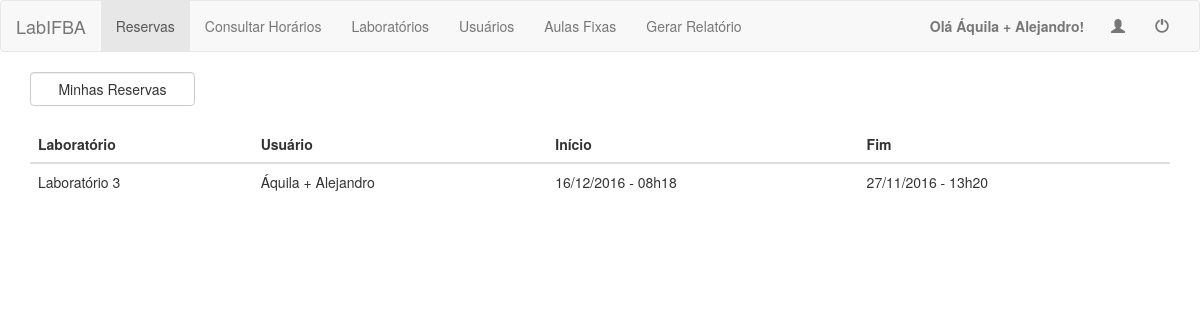
Screenshot of /?page=home (signed in) with the database file from the repository.
### tables this page shows
CREATE TABLE IF NOT EXISTS `reservas` (
`idReserva` int(10) unsigned NOT NULL,
  `DtHrInicio` datetime NOT NULL,
  `Usuario` varchar(30) NOT NULL,
  `Laboratorio` int(5) NOT NULL,
  `AulaFixa` tinyint(1) NOT NULL,
  `DtHrFim` datetime NOT NULL,
  `Disciplina` varchar(100) DEFAULT NULL
);

CREATE TABLE IF NOT EXISTS `laboratorios` (
`CodLab` int(5) NOT NULL,
  `Nome` varchar(50) NOT NULL,
  `QtdeComputadores` int(5) unsigned DEFAULT NULL,
  `Lotacao` int(5) unsigned DEFAULT NULL
);

CREATE TABLE IF NOT EXISTS `usuarios` (
  `Login` varchar(30) NOT NULL,
  `Nome` varchar(80) NOT NULL,
  `Senha` char(40) NOT NULL DEFAULT '',
  `Email` varchar(45) DEFAULT NULL,
  `PerfilUsuario` int(1) unsigned NOT NULL
);

### resources/php/reservas.php (the view, shortened to what this page needs)
<?php
include "connect.php";
$link = mysqli_connect($host, $user, $password, $database);
mysqli_query($link, "SET NAMES utf8");
?>
<?php
if($_SESSION["perf"] > 1){ ?>
<div class="col-lg-2 smaller-margin-bottom">
    <form action="?page=reservas&lesmiennes=true" method="post">
        <button class="btn btn-default form-control">Minhas Reservas</button>
    </form>
</div>
    <?php }
        ?>
        <?php
if((!isset($_GET["lesmiennes"])) || $_GET["lesmiennes"] != true){
    $query = "SELECT Usuario, Login, laboratorios.Nome AS lNome, usuarios.Nome AS uNome, Laboratorio, DtHrInicio, DtHrFim, AulaFixa FROM reservas, usuarios, laboratorios WHERE usuarios.Login = reservas.Usuario AND CodLab = Laboratorio ".(($_SESSION["perf"] < 1) ? "AND DtHrInicio BETWEEN TIMESTAMP(DATE(NOW())) AND (DATE_ADD(TIMESTAMP(DATE(NOW())), INTERVAL 1 DAY) - INTERVAL 1 SECOND)" : "AND DATEDIFF(TIMESTAMP(DATE(DtHrInicio)),TIMESTAMP(DATE(NOW()))) >= 0")." ORDER BY lNome, DtHrInicio";
    $result = mysqli_query($link, $query);
    if(mysqli_num_rows($result) <= 0){
        echo "<div class=\"alert alert-warning col-lg-12 text-center\">Não há reservas cadastradas ".($_SESSION["perf"] < 1 ? " para hoje" : "")."</div>";
    }
    else {
        ?>
        <div class="col-lg-12">
            <table class="table" title="Minhas Reservas">
                <thead>
                <th>Laboratório</th>
                <th>Usuário</th>
                <th>Início</th>
                <th>Fim</th>
                </thead>
                <tbody>
                <?php
                while ($row = mysqli_fetch_array($result)) {
                    ?>
                    <tr>
                        <?php if($_SESSION["perf"] == 1){?>
                            <?php if ($_SESSION["login"] == $row["Login"]){ ?>
                            <td><?php echo $row["lNome"]; ?></td>
                            <td><?php echo $row["uNome"]; ?></td>
                            <td><?php echo date("d\/m\/Y - H\hi", strtotime($row["DtHrInicio"])); ?></td>
                            <td><?php echo date("d\/m\/Y - H\hi", strtotime($row["DtHrFim"])); ?></td>
                        <?php }}
                        else{ ?>
                            <td><?php echo $row["lNome"]; ?></td>
                            <td><?php echo $row["uNome"]; ?></td>
                            <td><?php echo date("d\/m\/Y - H\hi", strtotime($row["DtHrInicio"])); ?></td>
                            <td><?php echo date("d\/m\/Y - H\hi", strtotime($row["DtHrFim"])); ?></td>
                        <?php }
                        ?>
                    </tr>
                    <?php
                }
                ?>
                </tbody>
            </table>
        </div>
        <?php
    }}
    ?>

### resources/css/styles.css (style rules this page uses)
.smaller-margin-bottom { margin-bottom: 20px; }

### rows the page displays
reservas: Laboratorio.Nome "Laboratório 3", usuarios.Nome "Áquila + Alejandro", DtHrInicio "16/12/2016 - 08h18", DtHrFim "27/11/2016 - 13h20"

### other values shown
$_SESSION["Nome"] "Áquila + Alejandro"
